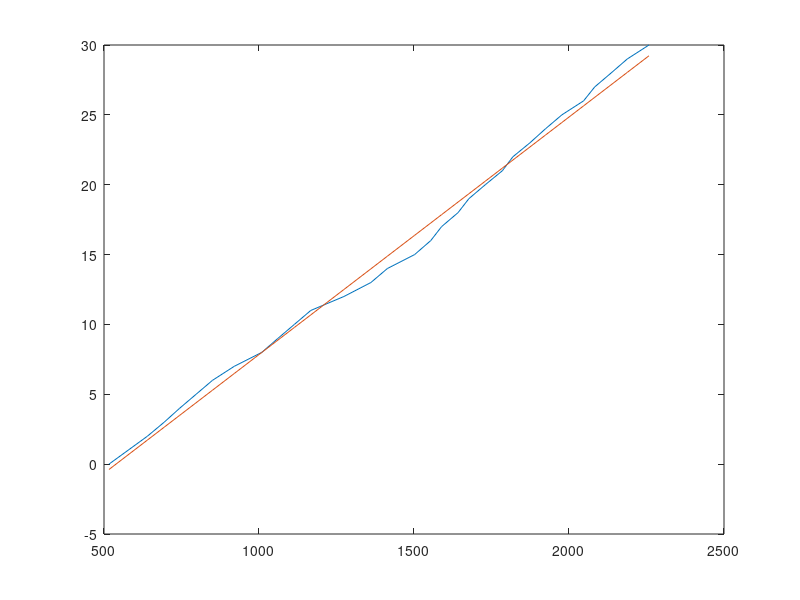

Recreate this plot in MATLAB.
clc;
close all;
clear all;

tape_measurement = [0 2 3 4 5 6 7 8 9 10 11 12 13 14 15 16 17 18 19 20 21 22 23 24 25 26 27 28 29 30]; %in cm
ping_measurement = [516 640 694 744 797 850 920 1009 1061 1114 1167 1274 1361 1414 1502 1554 1589 1642 1677 1730 1785 1819 1874 1924 1977 2047 2083 2136 2188 2258]; %uno reading
newY = 0.0170*ping_measurement+(-9.1564);

figure
plot(ping_measurement, tape_measurement);
hold on
plot(ping_measurement, newY);

X = transpose([ping_measurement; ones(1, length(ping_measurement))]);
Y = transpose(tape_measurement);

p = X\Y;

disp(p);